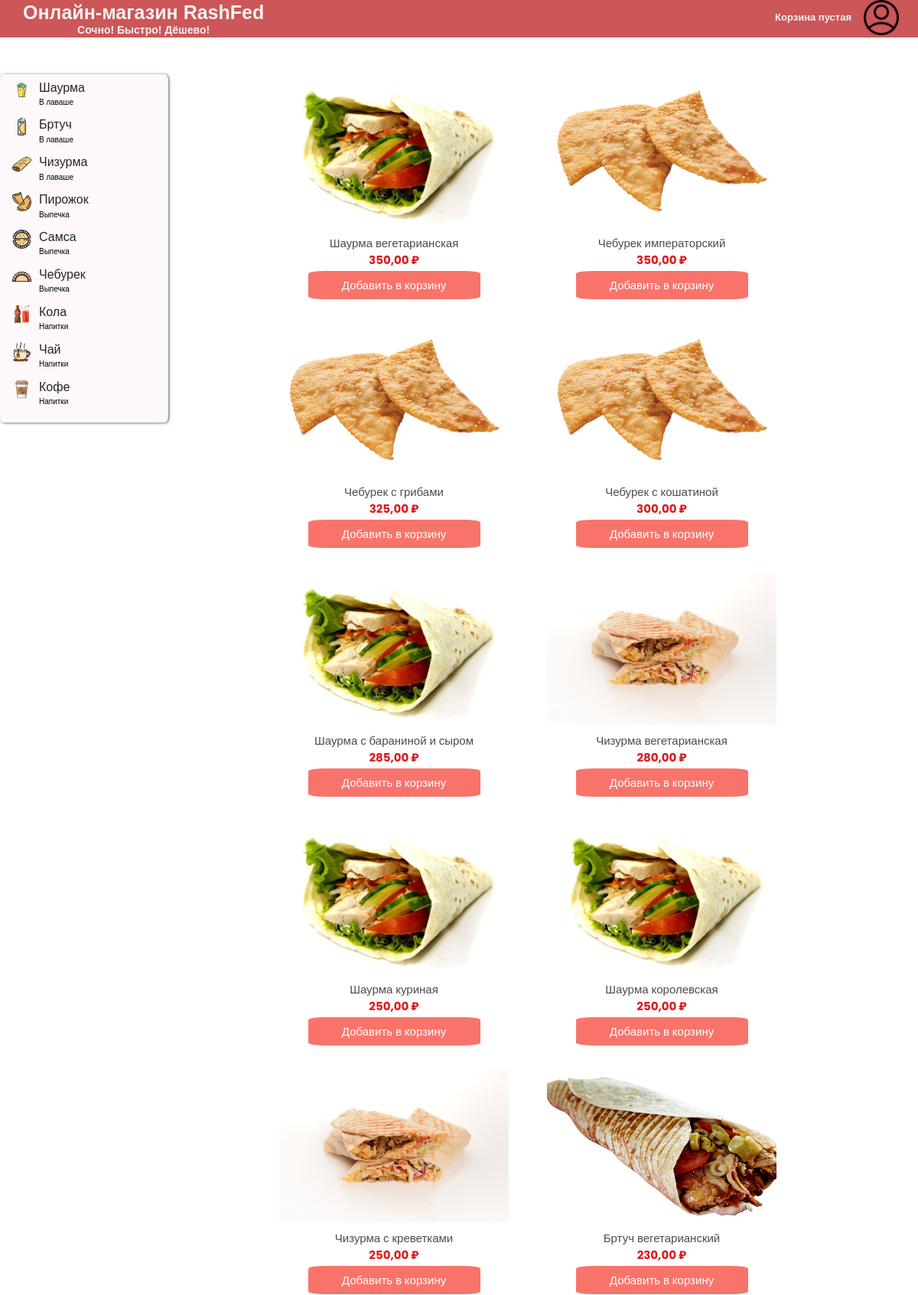
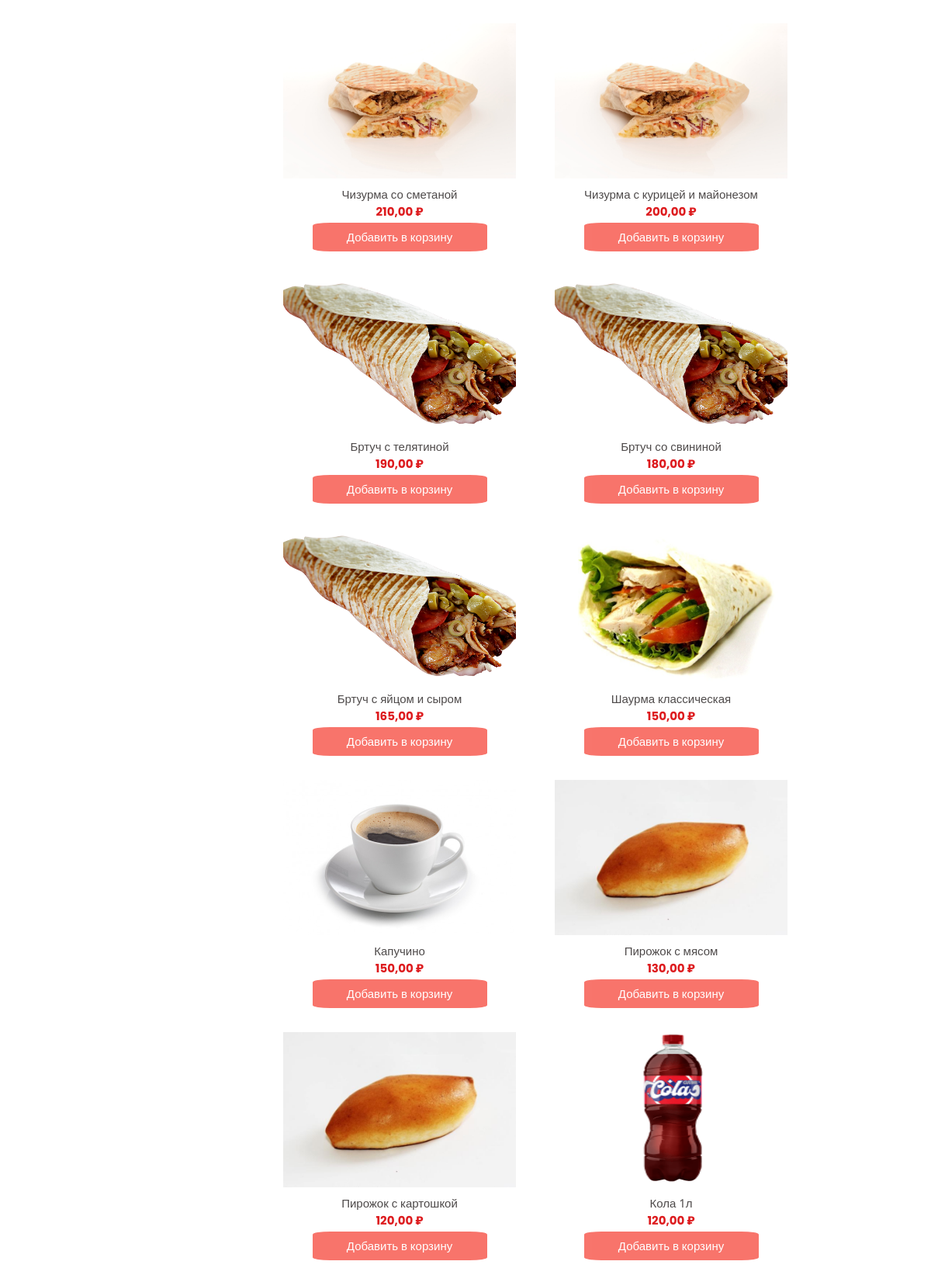
The page / (upper part) on the database its author committed (2 pictures, top to bottom).
### shop/models.py (models this page shows, shortened)
class Categories(models.Model):
    name = models.CharField(max_length=50, verbose_name="Категория")
    subcategory = models.CharField(max_length=50, verbose_name="Подкатегория")
    photo = models.ImageField(upload_to="photos/%Y/%m/%d/", verbose_name="Фото", blank=True)
    class Meta():
        verbose_name = "Категория"
        verbose_name_plural = "Категории"
        ordering = ['subcategory']

class Products(models.Model):
    name = models.CharField(max_length=50, verbose_name='Продукт')
    category = models.ForeignKey("Categories", models.PROTECT, null=True, verbose_name='Категория')
    price = models.DecimalField(max_digits=10, decimal_places=2, verbose_name="Цена")
    photo = models.ImageField(upload_to="photos/%Y/%m/%d/", verbose_name="Фото", blank=True)
    class Meta():
        verbose_name = "Продукт"
        verbose_name_plural = "Продукты"
        ordering = ['-price']

### shop/views.py (the view)
# urls.py: path('', index, name="home"),
def index(request):
    products = Products.objects.all()
    categories = Categories.objects.all()
    return render(request, 'shop/index.html', {'products':products, 'categories':categories})

### cart/cart.py (called while the page is built)
    def __len__(self):
        return sum(item['quantity'] for item in self.cart.values())

### cart/context_processors.py (called while the page is built)
def cart(request):
    return {'cart': Cart(request)}

### shop/templates/shop/index.html (shortened to what this page needs)
{% load static %}
<!DOCTYPE html>
<html>
    <head>
        <link rel="stylesheet" href="{% static 'normalize.css'%}">
        <link rel="stylesheet" href="{% static 'style.css'%}">
    </head>
    <body>
        <header class = "header-wrapper">
                <div class="header-logo">
                    <div class="header-text">
                        <a href="/"><h1>Онлайн-магазин RashFed</h1></a>
                        <h3>Cочно! Быстро! Дёшево!</h3>
                    </div>
                </div>
                <nav class="header-menu">
                    <div class="cart">
                        {% with total_items=cart|length %}
                        {% if cart|length > 0%}
                        <h3>
                        В корзине:
                        <a href="{%url 'cart:cart_detail' %}">
                            {{total_items}} шт, ₽{{cart.get_total_price}}
                        </a>
                        </h3>
                        {% else %}
                        <h3>Корзина пустая</h3>
                        {% endif %}
                        {% endwith %}
                    </div>
                    <div class="user-profile">
                        {% if user.is_authenticated %}
                            <h1>Привет, я {{ user.username|default:'Guest' }}</h1>
                            <h3><a href="{% url 'logout' %}">Выйти из профиля</a></h3>
                        {% else %}
                            <a href="/registration"><img src="../../../media/photos/2022/06/12/user-profile.png" alt="Profile"></a>
                        {% endif %}
                    </div>
                </nav>
        </header>
        <main>
            <div class="home-page-wrapper">
                <div class="home-page-menu">
                    {% for category in categories %}
                        <div class="menu-root">
                            <img src="{{ category.photo.url }}" alt="#">
                            <div class = "menu-info">
                                <a href="/category/{{category.pk}}">{{ category.name }}</a>
                                <div class = "menu-subinfo">
                                    {{ category.subcategory }}
                                </div>
                            </div>
                        </div>
                    {% endfor %}
                </div>
                <div class="home-page-center">
                    {% for product in products %}
                        <div class="product-block">
                            <div class="product-block-image">
                                {% if product.photo %}
                                <img src="{{ product.photo.url }}" alt="PRODUCT">
                                {% endif %}
                            </div>
                            <div class="product-block-name">
                                {{ product.name }}
                                <div class="product-block-cost">
                                    {{ product.price }} ₽
                                </div>
                                <form action="{% url 'cart:cart_add' product.id %}" method="post" >
                                    <input type="submit" class="buybtn" value = "Добавить в корзину">
                                </form>
                            </div>
                        </div>
                    {% endfor %}
                </div>
            </div>
        </main>
    </body>
</html>

### shop/static/style.css (style rules this page uses)
*, *::before, *::after { box-sizing: border-box; }
html { font-size: 62.5%; }
.header-wrapper { z-index: 10; position: sticky; top:0; background-color: #cc5658; display: flex; justify-content: space-between; align-items: center; color: #f5f0f0 }
.header-logo { display: flex; align-items: center; }
.header-text { text-align: center; font-family: Arial, Helvetica, sans-serif; margin-left: 3rem; }
.header-text h1 { margin: 0; font-size: 2.5rem; }
.header-text h3 { margin: 0; font-size: 1.4rem; }
.header-text a { text-decoration: none; color: #f5f0f0; }
.header-menu { display: flex; }
.cart { display: flex; }
.cart h3 { font-family: Arial, Helvetica, sans-serif; font-size: 1.3rem; margin: 1.6rem 1.6rem; }
.header-menu a img { width: 4.6rem; height: 4.6rem; margin-right: 2.5rem; }
.user-profile { display: flex; }
.user-profile a { color: #ffffffe6; text-decoration: none; }
.home-page-wrapper { display: flex; margin-top: 2.3rem; }
.home-page-menu { position: sticky; top: 6.5rem; width: 22rem; margin-top: 2.5rem; background-color: #ffe7ef50; box-shadow: .1rem 0.05rem 0.35rem rgb(83, 82, 82); height: 45.5rem; border-radius: 2%; }
.menu-root { display: flex; margin-top: 0.2rem; max-height: 6.5rem; padding: 0.6rem 1.6rem; }
.menu-root img { margin-right: 1rem; height: 2.5rem; width: 2.5rem; }
.menu-info { font-family: "Fredoka", sans-serif; font-size: 1.6rem; box-sizing: border-box; }
.menu-info a { text-decoration: none; color: rgb(39, 37, 37); }
.menu-subinfo { display: block; margin-top: .5rem; font-size: 1rem; }
.home-page-center { display: flex; flex-wrap:wrap; padding: 0 9.5rem; width: 144rem; flex-direction: row; max-width: calc(100% - 22rem); }
.product-block { border-radius: 10%; margin-top: 2.5rem; margin-left: 5rem; height: 30rem; width: 30rem; }
.product-block-image img { height: 20rem; width: 30rem; }
.product-block-name { text-align: center; color: #4e4a4a; font-size: 1.5rem; font-family: "Noto Sans", sans-serif; margin-top: 1rem; }
.product-block-cost { color: #dd1b1e; font-size: 1.5rem; font-weight: 700; font-family: "Poppins", sans-serif; margin-top: .5rem; }
.buybtn { background-color: #f8665c; color: white; border: none; border-radius: 10%; width: 75%; padding: 1rem 1.2rem; margin-top: 0.5rem; opacity: 0.9; }

### rows shown on the page
Categories: photo (picture), name "Шаурма", subcategory "В лаваше"
Categories: photo (picture), name "Бртуч", subcategory "В лаваше"
Categories: photo (picture), name "Чизурма", subcategory "В лаваше"
Categories: photo (picture), name "Пирожок", subcategory "Выпечка"
Categories: photo (picture), name "Самса", subcategory "Выпечка"
Categories: photo (picture), name "Чебурек", subcategory "Выпечка"
Categories: photo (picture), name "Кола", subcategory "Напитки"
Categories: photo (picture), name "Чай", subcategory "Напитки"
Categories: photo (picture), name "Кофе", subcategory "Напитки"
Products: photo (picture), name "Шаурма вегетарианская", price "350,00"
Products: photo (picture), name "Чебурек императорский", price "350,00"
Products: photo (picture), name "Чебурек с грибами", price "325,00"
Products: photo (picture), name "Чебурек с кошатиной", price "300,00"
Products: photo (picture), name "Шаурма с бараниной и сыром", price "285,00"
Products: photo (picture), name "Чизурма вегетарианская", price "280,00"
Products: photo (picture), name "Шаурма куриная", price "250,00"
Products: photo (picture), name "Шаурма королевская", price "250,00"
Products: photo (picture), name "Чизурма с креветками", price "250,00"
Products: photo (picture), name "Бртуч вегетарианский", price "230,00"
Products: photo (picture), name "Чизурма со сметаной", price "210,00"
Products: photo (picture), name "Чизурма с курицей и майонезом", price "200,00"
Products: photo (picture), name "Бртуч с телятиной", price "190,00"
Products: photo (picture), name "Бртуч со свининой", price "180,00"
Products: photo (picture), name "Бртуч с яйцом и сыром", price "165,00"
Products: photo (picture), name "Шаурма классическая", price "150,00"
Products: photo (picture), name "Капучино", price "150,00"
Products: photo (picture), name "Пирожок с мясом", price "130,00"
Products: photo (picture), name "Пирожок с картошкой", price "120,00"
Products: photo (picture), name "Кола 1л", price "120,00"
